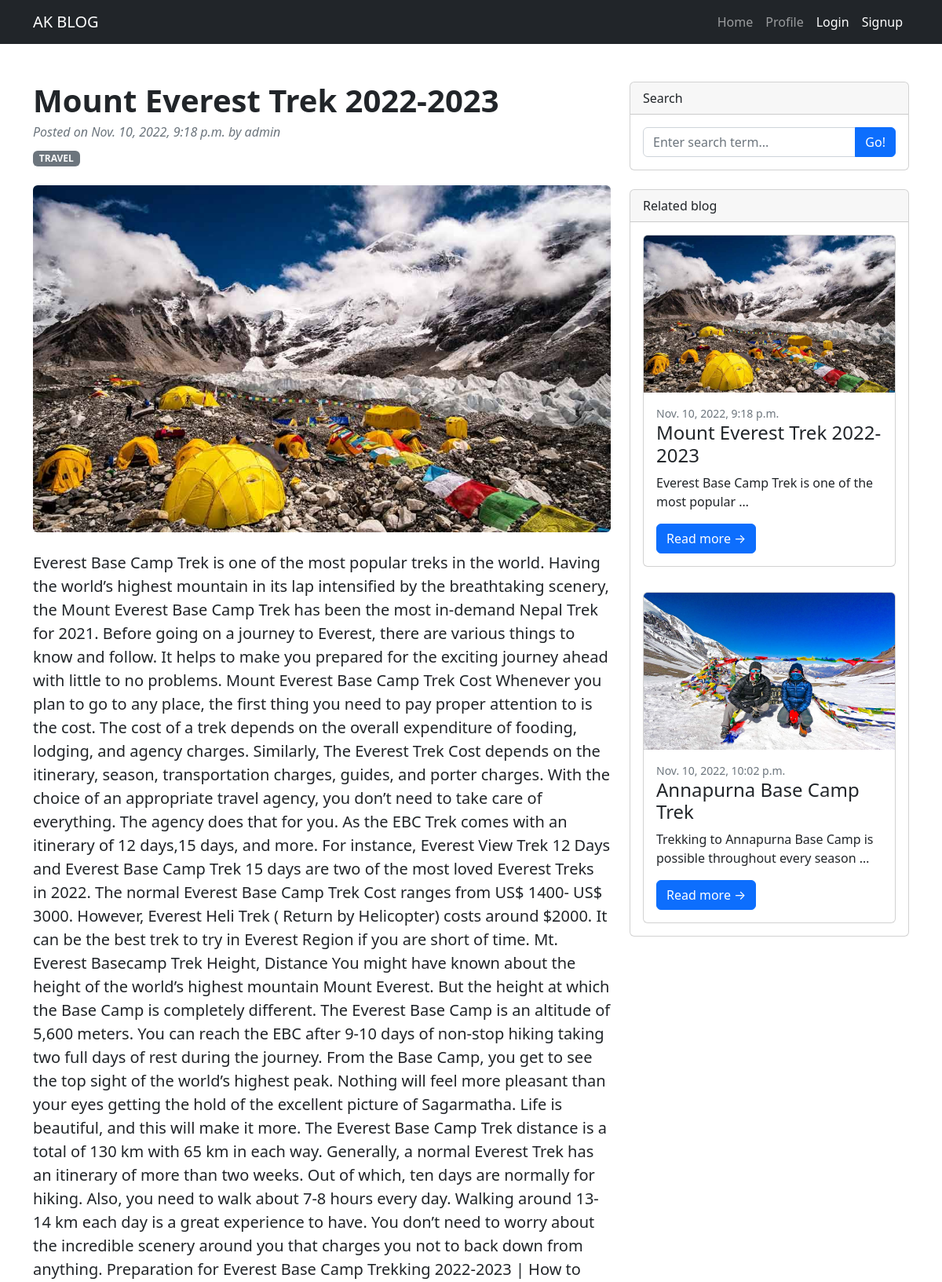
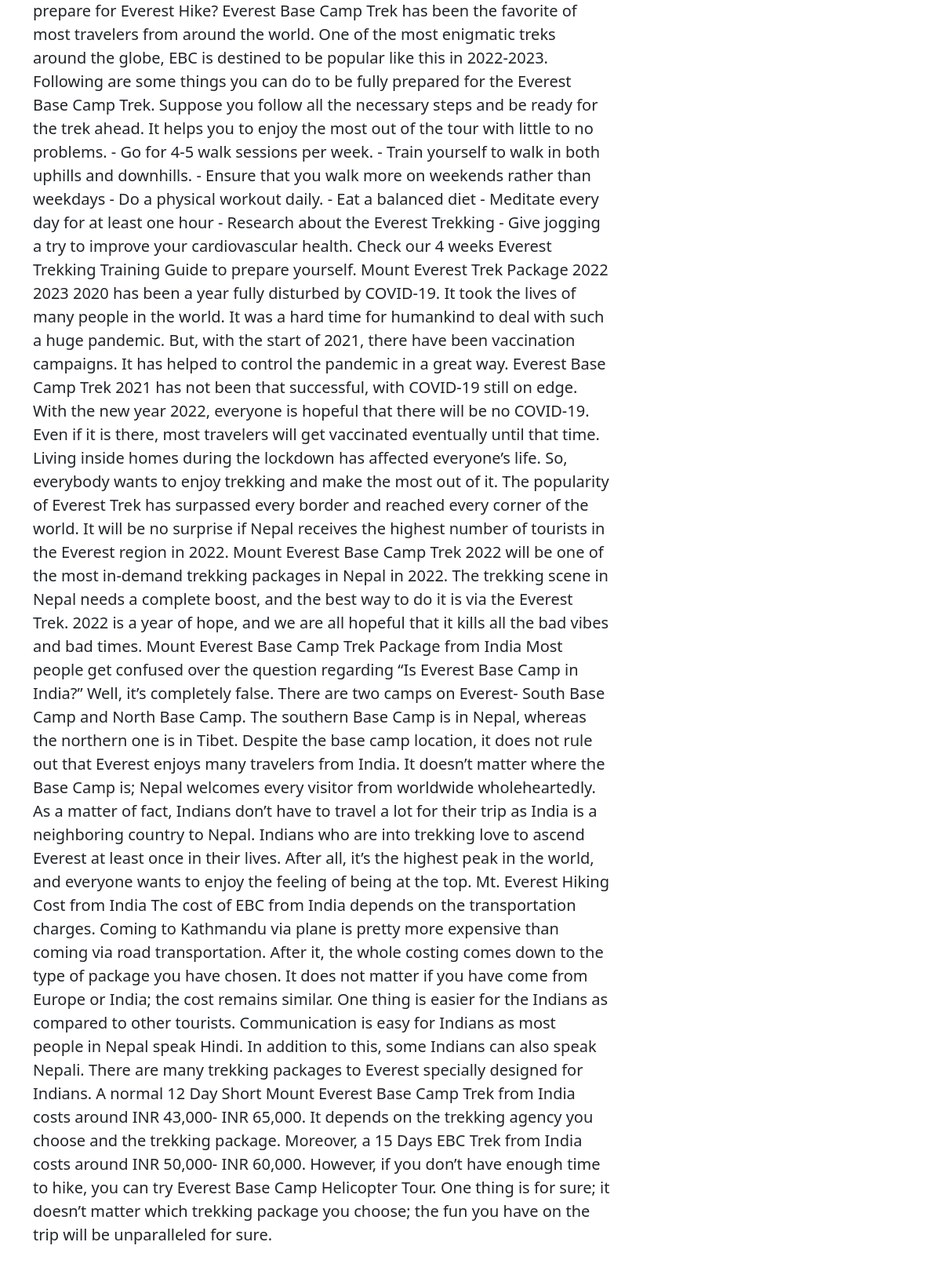
Page /blog/detail/2/mount-everest-trek-2022-2023/ (upper part) on the committed database (2 pictures, top to bottom).
### blog/models.py (models this page shows, shortened)
class Post(models.Model):
    STATUS_CHOICES = (
        ("DRAFT","DRAFT"),
        ("PUBLISHED", "PUBLISHED"),
    )
    title = models.CharField(max_length=255)
    slug = models.CharField(max_length=255, unique=True)
    author = models.ForeignKey(User, on_delete=models.CASCADE)
    category = models.ForeignKey(Category, on_delete=models.CASCADE)
    body = models.TextField()
    image = models.ImageField(upload_to="images/blog/%Y/%m/%d", default="images/blog/default.jpg")
    status = models.CharField(max_length=20, choices=STATUS_CHOICES, default="DRAFT")
    created = models.DateTimeField(auto_now_add=True)
    updated = models.DateTimeField(auto_now = True)
    published = models.DateTimeField(default=timezone.now)
    def get_absolute_url(self):
        return reverse("blog:post_detail", kwargs={"pk": self.pk, "slug":self.slug})

class Category(models.Model):
    name = models.CharField(max_length=255, unique=True)
    def __str__(self):
        return self.name

### blog/views.py (the view, shortened to what this page needs)
# urls.py: path("detail/<int:pk>/<slug:slug>/", PostDetailView.as_view(), name="post_detail"),
class PostDetailView(DetailView, FormMixin):
    model = Post
    context_object_name = "post"
    template_name = "blog/postdetail.html"
    form_class = CommentForm
    def get_context_data(self, **kwargs):
        context = super().get_context_data(**kwargs)
        context["comments"] = Comment.objects.all().filter(post=self.kwargs['pk'])
        cat = get_object_or_404(Post, id=self.kwargs['pk'])
        context["posts"] = Post.objects.all().filter(category=cat.category)
        return context
    def post(self, request, *args, **kwargs):
        self.object = self.get_object()
        form = self.get_form()
        if form.is_valid():
            return self.form_valid(form)
        else:
            return self.form_invalid(form)

### blog/forms.py
class CommentForm(forms.ModelForm):
    comment = forms.CharField(widget = forms.Textarea(attrs={'class':'form-control'}))
    class Meta:
        model = Comment
        fields = ["comment"]

### templates/blog/postdetail.html (shortened to what this page needs)
{% extends 'base.html' %}
{% block content %}
<div class="container mt-5">
    <div class="row">
        <div class="col-lg-8">
            <article>
                <header class="mb-4">
                    <h1 class="fw-bolder mb-1">{{post.title}}</h1>
                    <div class="text-muted fst-italic mb-2">Posted on {{post.published}} by {{post.author}}</div>
                    <a class="badge bg-secondary text-decoration-none link-light" href="#!">{{post.category}}</a>
                </header>
                <figure class="mb-4"><img class="img-fluid rounded" src="{{post.image.url}}" alt="..." /></figure>
                <section class="mb-5">
                    <p class="fs-5 mb-4">{{post.body}}</p>
                </section>
            </article>
        </div>
        <div class="col-lg-4">
            <div class="card mb-4">
                <div class="card-header">Search</div>
                <div class="card-body">
                    <div class="input-group">
                        <input class="form-control" type="text" placeholder="Enter search term..." aria-label="Enter search term..." aria-describedby="button-search" />
                        <button class="btn btn-primary" id="button-search" type="button">Go!</button>
                    </div>
                </div>
            </div>
            <div class="card mb-4">
                <div class="card-header">Related blog</div>
                {% for posts in posts %}
                    <div class="card m-3">
                        <a href="#!"><img class="card-img-top" height="200px" src="{{posts.image.url}}" alt="..." /></a>
                        <div class="card-body">
                            <div class="small text-muted">{{posts.published}}</div>
                            <h2 class="card-title h4">{{posts.title}}</h2>
                            <p class="card-text">{{posts.body | truncatewords:10}}</p>
                            <a class="btn btn-primary" href="{{posts.get_absolute_url}}">Read more →</a>
                        </div>
                    </div>
                {% endfor %}
            </div>
        </div>
    </div>
</div>
{% endblock content %}

### rows in the picture
Post: title "Mount Everest Trek 2022-2023", published "Nov. 10, 2022, 9:18 p.m.", author "admin", category "TRAVEL", image (picture), body "Everest Base Camp Trek is one of the most popular treks in the world. Having the world’s highest mountain in its lap intensified by the breathtaking scenery, the Mount Everest Base Camp Trek has been the most in-demand Nepal Trek for 2021. Before going on a journey to Everest, there are various things to know and follow. It helps to make you prepared for the exciting journey ahead with little to no problems. Mount Everest Base Camp Trek Cost Whenever you plan to go to any place, the first thing you need to pay proper attention to is the cost. The cost of a trek depends on the overall expenditure of fooding, lodging, and agency charges. Similarly, The Everest Trek Cost depends on the…", body "Everest Base Camp Trek is one of the most popular …"
Post: image (picture), published "Nov. 10, 2022, 10:02 p.m.", title "Annapurna Base Camp Trek", body "Trekking to Annapurna Base Camp is possible throughout every season …"
